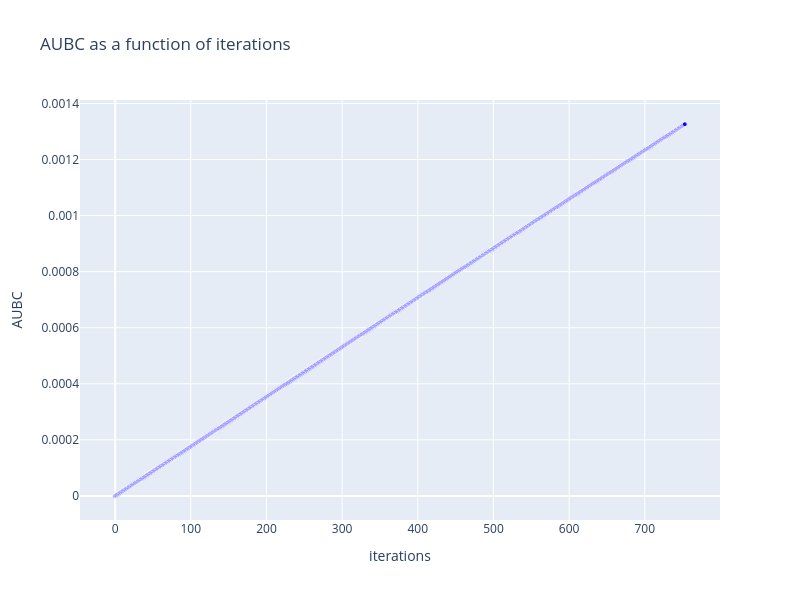

The notebook cell saved with this chart:
### Code cell
print(f"Area under the curve (AUC): {df['AUBC_totals'].iloc[-1]:.3f}")

plot_2d_scatter(df, 'iterations', 'AUBC', highlight=False)

### Figure 1 — Plotly figure (JSON) as saved in the notebook; plotly's stock layout.template omitted (floating-point values rounded to 4 significant figures; data arrays with more than 128 entries replaced by an {"elided": "..."} marker saying what was removed)
{"data": [{"marker": {"color": "blue", "opacity": 0.8, "size": {"elided": "754 int values"}}, "mode": "lines+markers", "name": "AUBC", "type": "scatter", "x": {"elided": "754 int values"}, "y": {"elided": "754 float values"}}], "layout": {"height": 600, "title": {"text": "AUBC as a function of iterations"}, "width": 800, "xaxis": {"title": {"text": "iterations"}}, "yaxis": {"title": {"text": "AUBC"}}}}
